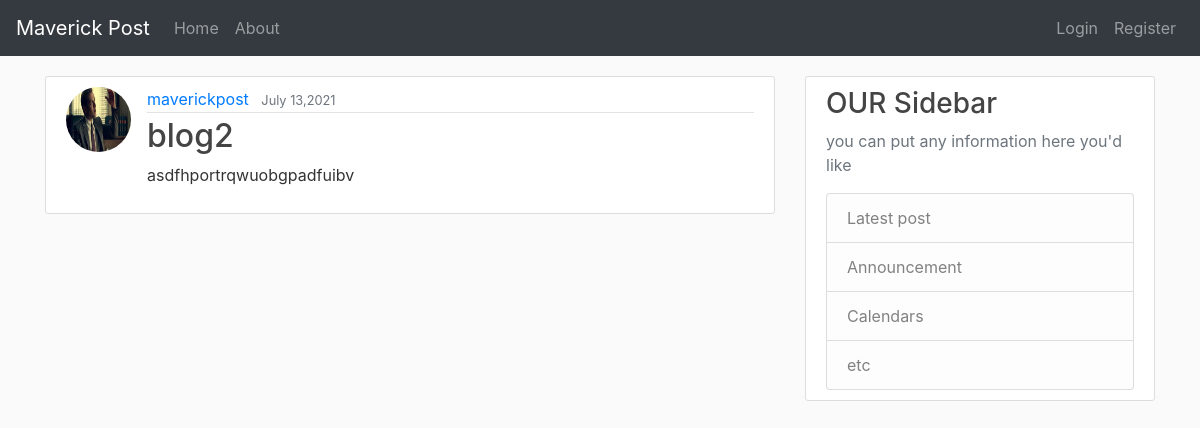
Screenshot of /post/7/ with the database file from the repository.
### blog/models.py (models this page shows, shortened)
class Post(models.Model):
    title = models.CharField(max_length=100)
    content = models.TextField()
    date_posted = models.DateTimeField(default=timezone.now)
    author = models.ForeignKey(User,on_delete=models.CASCADE)

### users/models.py (models this page shows, shortened)
class Profile(models.Model):
    user = models.OneToOneField(User, on_delete=models.CASCADE)
    image = models.ImageField(default='default.jpg',upload_to='profile_pics')

### blog/views.py (the view)
# urls.py: path('post/<int:pk>/', PostDetailView.as_view(),name='post-detail' ),
class PostDetailView(DetailView):
    model = Post

### blog/templates/blog/post_detail.html (shortened to what this page needs)
{% extends 'blog/base.html' %}
{% block content %}
    <article class='media content-section'>
        <img class="rounded-circle article-img" src="{{ object.author.profile.image.url }}">
            <div class="media-body">
            <div class='article-metadata'>
                <a class='mr-2' href='#'>{{ object.author }}</a>
                <small class='text-muted'>{{ object.date_posted|date:'F d,Y' }}</small>
            </div>
            <h2><a class='article-title' href="{% url 'post-detail' post.id %}">{{ object.title }}</a></h2>
            <p class='article-content'>{{ object.content }}</p>
        </div>
    </article>
{% endblock content %}

### blog/static/blog/main.css (style rules this page uses)
body { background: #fafafa; color: #333333; }
h1, h2, h3, h4, h5, h6 { color: #444444; }
.content-section { background: #ffffff; padding: 10px 20px; border: 1px solid #dddddd; border-radius: 3px; margin-bottom: 20px; }
.article-title { color: #444444; }
.article-content { white-space: pre-line; }
.article-img { height: 65px; width: 65px; margin-right: 16px; }
.article-metadata { padding-bottom: 1px; margin-bottom: 4px; border-bottom: 1px solid #e3e3e3 }

### rows the page displays
Post: author.profile.image (picture), author "maverickpost", date_posted "July 13,2021", title "blog2", content "asdfhportrqwuobgpadfuibv"
